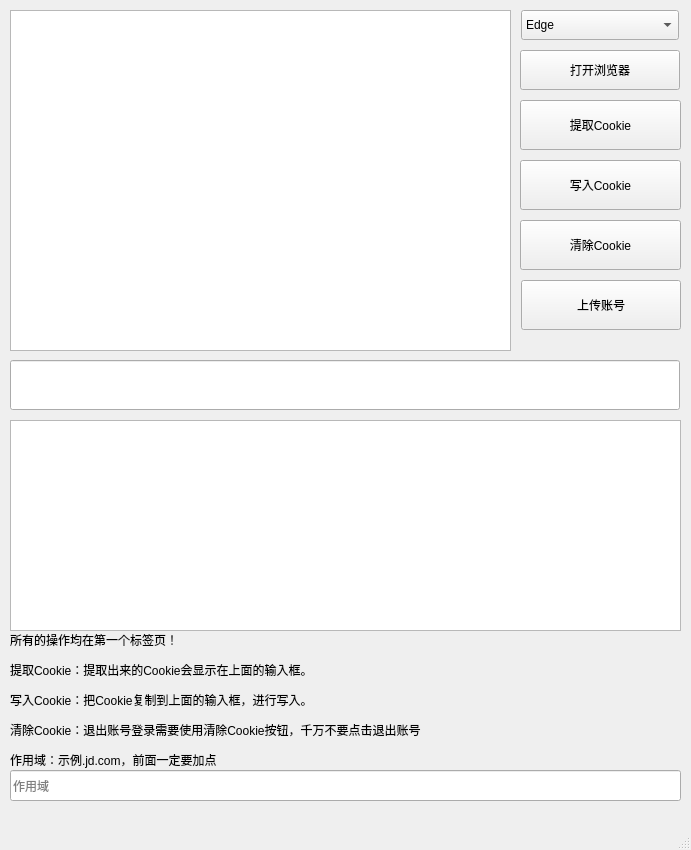
<?xml version="1.0" encoding="UTF-8"?>
<ui version="4.0">
 <class>MainWindow</class>
 <widget class="QMainWindow" name="MainWindow">
  <property name="enabled">
   <bool>true</bool>
  </property>
  <property name="geometry">
   <rect>
    <x>0</x>
    <y>0</y>
    <width>691</width>
    <height>850</height>
   </rect>
  </property>
  <property name="minimumSize">
   <size>
    <width>691</width>
    <height>745</height>
   </size>
  </property>
  <property name="maximumSize">
   <size>
    <width>691</width>
    <height>850</height>
   </size>
  </property>
  <property name="windowTitle">
   <string>读取或写入COOKIE</string>
  </property>
  <property name="autoFillBackground">
   <bool>false</bool>
  </property>
  <widget class="QWidget" name="centralwidget">
   <widget class="QPlainTextEdit" name="pte_cookie">
    <property name="geometry">
     <rect>
      <x>10</x>
      <y>10</y>
      <width>501</width>
      <height>341</height>
     </rect>
    </property>
   </widget>
   <widget class="QPlainTextEdit" name="pte_log">
    <property name="geometry">
     <rect>
      <x>10</x>
      <y>420</y>
      <width>671</width>
      <height>211</height>
     </rect>
    </property>
    <property name="readOnly">
     <bool>true</bool>
    </property>
   </widget>
   <widget class="QPushButton" name="pushButton">
    <property name="geometry">
     <rect>
      <x>520</x>
      <y>100</y>
      <width>161</width>
      <height>50</height>
     </rect>
    </property>
    <property name="text">
     <string>提取Cookie</string>
    </property>
   </widget>
   <widget class="QPushButton" name="but_input">
    <property name="geometry">
     <rect>
      <x>520</x>
      <y>160</y>
      <width>161</width>
      <height>50</height>
     </rect>
    </property>
    <property name="text">
     <string>写入Cookie</string>
    </property>
   </widget>
   <widget class="QLabel" name="label">
    <property name="geometry">
     <rect>
      <x>10</x>
      <y>630</y>
      <width>691</width>
      <height>141</height>
     </rect>
    </property>
    <property name="text">
     <string>&lt;html&gt;&lt;head/&gt;&lt;body&gt;&lt;p&gt;所有的操作均在第一个标签页！&lt;/p&gt;&lt;p&gt;提取Cookie：提取出来的Cookie会显示在上面的输入框。&lt;/p&gt;&lt;p&gt;写入Cookie：把Cookie复制到上面的输入框，进行写入。&lt;/p&gt;&lt;p&gt;清除Cookie：退出账号登录需要使用清除Cookie按钮，千万不要点击退出账号&lt;/p&gt;&lt;p&gt;作用域：示例.jd.com，前面一定要加点&lt;/p&gt;&lt;/body&gt;&lt;/html&gt;</string>
    </property>
    <property name="textFormat">
     <enum>Qt::AutoText</enum>
    </property>
    <property name="wordWrap">
     <bool>true</bool>
    </property>
   </widget>
   <widget class="QPushButton" name="but_openBrowser">
    <property name="geometry">
     <rect>
      <x>520</x>
      <y>50</y>
      <width>160</width>
      <height>40</height>
     </rect>
    </property>
    <property name="text">
     <string>打开浏览器</string>
    </property>
   </widget>
   <widget class="QComboBox" name="cb_browserListSelect">
    <property name="geometry">
     <rect>
      <x>521</x>
      <y>10</y>
      <width>158</width>
      <height>30</height>
     </rect>
    </property>
    <item>
     <property name="text">
      <string>Edge</string>
     </property>
    </item>
    <item>
     <property name="text">
      <string>Chrome</string>
     </property>
    </item>
    <item>
     <property name="text">
      <string>Firefox</string>
     </property>
    </item>
   </widget>
   <widget class="QPushButton" name="but_clearCK">
    <property name="geometry">
     <rect>
      <x>520</x>
      <y>220</y>
      <width>161</width>
      <height>50</height>
     </rect>
    </property>
    <property name="text">
     <string>清除Cookie</string>
    </property>
   </widget>
   <widget class="QPushButton" name="but_tongbu">
    <property name="geometry">
     <rect>
      <x>521</x>
      <y>280</y>
      <width>160</width>
      <height>50</height>
     </rect>
    </property>
    <property name="text">
     <string>上传账号</string>
    </property>
   </widget>
   <widget class="QLineEdit" name="le_account_template">
    <property name="geometry">
     <rect>
      <x>10</x>
      <y>360</y>
      <width>670</width>
      <height>50</height>
     </rect>
    </property>
   </widget>
   <widget class="QLineEdit" name="le_zuoyongyu">
    <property name="geometry">
     <rect>
      <x>10</x>
      <y>770</y>
      <width>671</width>
      <height>31</height>
     </rect>
    </property>
    <property name="placeholderText">
     <string>作用域</string>
    </property>
   </widget>
  </widget>
  <widget class="QMenuBar" name="menubar">
   <property name="geometry">
    <rect>
     <x>0</x>
     <y>0</y>
     <width>691</width>
     <height>23</height>
    </rect>
   </property>
  </widget>
  <widget class="QStatusBar" name="statusbar"/>
 </widget>
 <resources/>
 <connections/>
</ui>
